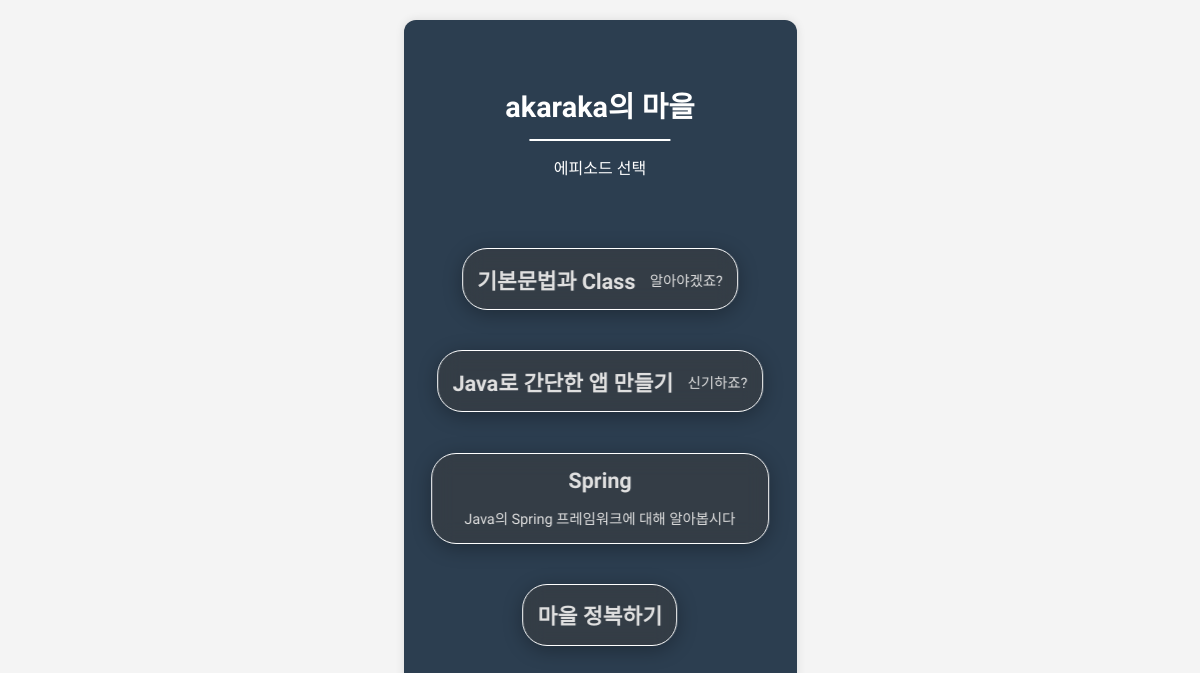
Screenshot of /api/island/Java 공부/select_episodes/ with the database file from the repository.
### core/models.py (models this page shows, shortened)
class Users(models.Model):
    username = models.CharField(max_length=100, unique=True)
    dream = models.TextField(default="개발자")

class SubGoals(models.Model):
    island = models.ForeignKey(Islands, on_delete=models.CASCADE, related_name="subgoals")
    name = models.CharField(max_length=255)
    description = models.TextField()
    is_completed = models.BooleanField(default=False)  # 소목표의 전역 상태로 완료 여부 관리
    def __str__(self):
        return self.name

### core/views.py (the view)
# urls.py: path('island/<str:island_name>/select_episodes/', views.select_episodes_view, name='select_episodes'),
def select_episodes_view(request, island_name):
    user = Users.objects.get(username="akaraka")
    username = user.username
    island = get_object_or_404(Islands, name=island_name)
    episodes = island.subgoals.filter(is_completed=False)
    return render(request, 'select_episodes.html', {
        'username': username,
        'island': island,
        'episodes': episodes
    })

### core/models.py (called while the page is built)
    def __str__(self):
        return self.name

### core/templates/select_episodes.html (shortened to what this page needs)
{% load static %}
<!DOCTYPE html>
<html lang="ko">
<head>
    <link rel="stylesheet" href="{% static 'css/styles.css' %}">
</head>
<body>
    <div class="wrapper">
        <video id="mapVideo" autoplay muted playsinline>
            <source src="{% static 'background.mp4' %}" type="video/mp4">
        </video>
            <div class="title-container">
            <h1 class="main-title">{{ username}}의 마을</h1>
            <p class="sub-title">에피소드 선택</p>
            <div class="container">
                {% for episode in episodes %}
                    <a href="/{{ island}}/{{ episode}}/articles" class="card">
                        <h2>{{ episode.name }}</h2>
                        <p>{{ episode.description }}</p>
                    </a>
                {% empty %}
                    <p>등록된 에피소드가 없습니다.</p>
                {% endfor %}
                <a href="/congratulations/{{ island}}" class="card">
                    <h2>마을 정복하기</h2>
                </a>
            </div>
        </div>
    </div>
</body>
</html>

### core/static/css/styles.css (style rules this page uses)
body { font-family: 'Pretendard', sans-serif; margin: 0; padding: 0; background-color: #f4f4f4; display: flex; justify-content: center; align-items: flex-start; height: 100vh; }
a { text-decoration: none; }
.wrapper { width: 100%; max-width: 393px; min-height: 100vh; background-color: #fff; box-shadow: 0px 0px 10px rgba(0, 0, 0, 0.1); position: relative; overflow: hidden; display: flex; flex-direction: column; margin: 0 auto; }
.container { flex: 1; padding: 20px; }
.card { background-color: #fff; border-radius: 12px; box-shadow: 0px 4px 10px rgba(0, 0, 0, 0.1); padding: 20px; margin: 10px 0; transition: transform 0.2s ease-in-out, box-shadow 0.2s ease-in-out; }
@media (min-width: 768px) { body { background-color: #f4f4f4; } }
@media (min-width: 768px) { .wrapper { width: 100%; max-width: 393px; min-height: 100vh; background-color: #fff; box-shadow: 0px 0px 10px rgba(0, 0, 0, 0.1); position: relative; overflow: hidden; display: flex; flex-direction: column; margin: 20px auto; border-radius: 12px; } }

### core/templates/select_episodes.html (style rules this page uses)
* { margin: 0; padding: 0; box-sizing: border-box; }
.wrapper { background-color: #2c3e50; }
.title-container { position: absolute; top: 8%; left: 50%; transform: translateX(-50%); text-align: center; color: white; z-index: 10; width: 90%; }
.main-title { font-size: 1.8em; margin-bottom: 0.5em; white-space: nowrap; }
.sub-title { font-size: 1em; color: #ffffff; position: relative; padding-top: 1em; }
.container { display: flex; justify-content: center; align-items: center; flex-wrap: wrap; gap: 0.1em; margin-top: 2em; padding: 0.5em; }
.card { display: flex; justify-content: center; align-items: center; flex-wrap: wrap; gap: 1em; margin-top: 2em; background-color: rgba(61, 61, 61, 0.5); backdrop-filter: blur(10px); color: #e0e0e0; border: 1px solid white; border-radius: 25px; box-shadow: 0 4px 20px rgba(0, 0, 0, 0.3); padding: 1em; font-size: 0.9em; }
.sub-title::before { content: ''; position: absolute; top: 0; left: 50%; transform: translateX(-50%); width: 40%; height: 2px; background-color: white; }

### rows the page displays
Users: username "akaraka"
SubGoals: name "기본문법과 Class", description "알아야겠죠?"
SubGoals: name "Java로 간단한 앱 만들기", description "신기하죠?"
SubGoals: name "Spring", description "Java의 Spring 프레임워크에 대해 알아봅시다"
